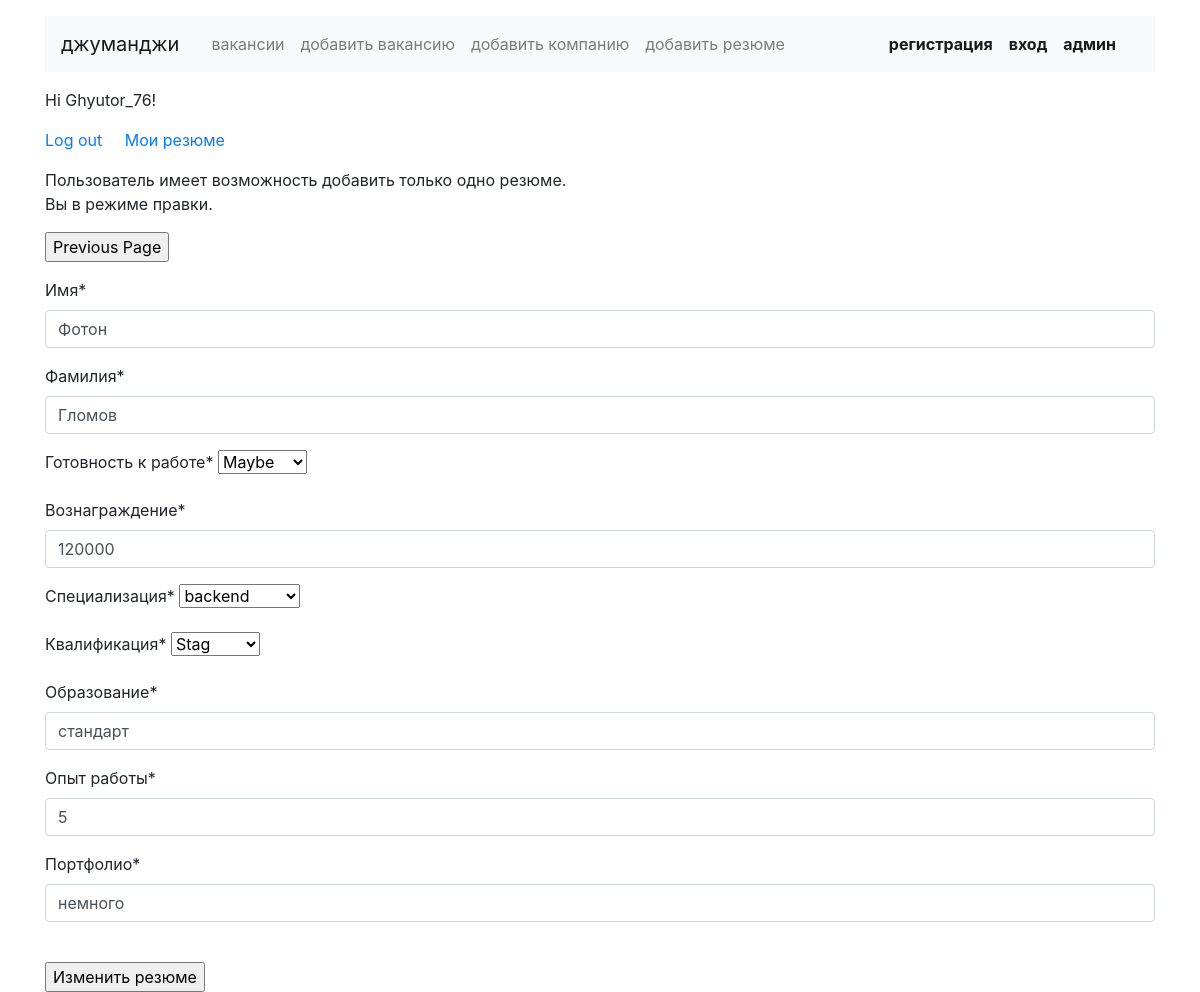
/rezume/edit (signed in), run on the app's committed database.
### vacancyfromstep/models.py (models this page shows, shortened)
class Rezume(models.Model):
    class Status(models.TextChoices):
        not_find = 'Не ищу работу'
        maybe = 'Рассматриваю предложения'
        find = 'Ищу работу'
    class Grade(models.TextChoices):
        stag = 'Стажер'
        juni = 'Джуниор'
        midd = 'Миддл'
        seni = 'Синьор'
        lidd = 'Лид'
    user = models.OneToOneField(User, verbose_name='Пользователь', on_delete=models.CASCADE, related_name='rezume')
    name = models.CharField(max_length=20, verbose_name='Имя')
    surname = models.CharField(max_length=20, verbose_name='Фамилия')
    status = models.CharField(max_length=30, choices=Status.choices, verbose_name='Готовность к работе')
    salary = models.PositiveIntegerField(verbose_name='Вознаграждение')
    specialty = models.ForeignKey(Specialty, on_delete=models.CASCADE, related_name='rezume',
                                  verbose_name='Специализация')
    grade = models.CharField(max_length=10, choices=Grade.choices, verbose_name='Квалификация')
    education = models.CharField(max_length=20, verbose_name='Образование')
    experience = models.CharField(max_length=100, verbose_name='Опыт работы')
    portfolio = models.CharField(max_length=200, verbose_name='Портфолио')
    published_at = models.DateField(auto_now=True)
    class Meta:
        verbose_name = 'резюме пользователя'
        verbose_name_plural = 'лист резюме'

### vacancyfromstep/views.py (the view)
# urls.py: path('rezume/edit', RezumeUpdateView.as_view(), name='upd_rezume'),
class RezumeUpdateView(UpdateView):
    form_class = Rezume_forms
    template_name = 'vacancyfromstep/upd_rezume.html'
    success_url =  '/'
    model = Rezume
    def get_object(self, queryset=None):
        obj = Rezume.objects.get(user=self.request.user)
        return obj

### vacancyfromstep/forms.py
class Rezume_forms(ModelForm):
    class Meta:
        model = Rezume
        fields = ('name', 'surname', 'status', 'salary', 'specialty', 'grade', 'education', 'experience', 'portfolio')

### vacancyfromstep/models.py (called while the page is built)
    def __str__(self):
        return self.code

### vacancyfromstep/templates/vacancyfromstep/upd_rezume.html (shortened to what this page needs)
<!DOCTYPE html>
<html lang="ru">
{% load crispy_forms_tags %}
<head>
  <link rel="stylesheet" href="https://stackpath.bootstrapcdn.com/bootstrap/4.3.1/css/bootstrap.min.css">
</head>
<body>
  <header class="container mt-3">
    {% include 'vacancyfromstep/NAVIGATION.html' %}
  </header>
  <main class="container mt-3">
    <section>
	   {% if user.is_authenticated %}
	   <form method="post">
       {{form|crispy}}
	   <br>
       <input type="submit" value="Изменить резюме">
       </form>
	   {% else %}
       <a href="/signup" class="nav-link font-weight-bold">регистрация</a>
	   {% endif %}
    </section>
  </main>
</body>
</html>

### vacancyfromstep/templates/vacancyfromstep/NAVIGATION.html (shortened to what this page needs)
<nav class="navbar navbar-expand-lg navbar-light bg-light">
  <a class="navbar-brand mr-4" href="/">джуманджи</a>
  <div class="collapse navbar-collapse justify-content-between" id="navbarnav">
	<ul class="navbar-nav col-10">
	  <li class="nav-item">
		<a class="nav-link" href="/vacancies">вакансии</a>
	  </li>
	  	  <li class="nav-item">
		<a class="nav-link" href="/add/vacancie">добавить вакансию</a>
	  </li>
	  <li class="nav-item">
		<a class="nav-link" href="/add/company">добавить компанию</a>
	  </li>
	  <li class="nav-item">
		<a class="nav-link" href="/add/rezume{% if user.is_authenticated %}/{{request.user.pk}}{% endif %} ">добавить резюме</a>
	  </li>
	</ul>
	<ul class="navbar-nav col-2 justify-content-end">
	  <li class="nav-item active">
		<a href="/signup" class="nav-link font-weight-bold">регистрация</a>
	  </li>
	  <li class="nav-item active">
		<a href="/login" class="nav-link font-weight-bold">вход</a>
	  </li>
	  <li class="nav-item active">
		<a href="/admin" class="nav-link font-weight-bold">админ</a>
	  </li>
	</ul>
  </div>
</nav>
	{% if user.is_authenticated %}
<div class="row">
    <div class="col-12 col-md-6">
      <p>Hi {{ user.username }}!</p>
      <p><a href="{% url 'logout' %}">Log out</a>&nbsp &nbsp &nbsp<a href="/add/rezume/{{request.user.pk}}">Мои резюме</a></p>
	  <p>{% if request.path == '/rezume/edit' %}Пользователь имеет возможность добавить только одно резюме. Вы в режиме правки.{% endif %}</p>
    </div>
</div>
	{% endif %}
<div>
   <input type='button' value="Previous Page" onClick="javascript:history.go(-1);">
</div>

### data on the page
Rezume: name "Фотон", surname "Гломов", status "Maybe", salary "120000", specialty "backend", grade "Stag", education "стандарт", experience "5", portfolio "немного"

### other printed values
{{ user.username }} "Ghyutor_76"
